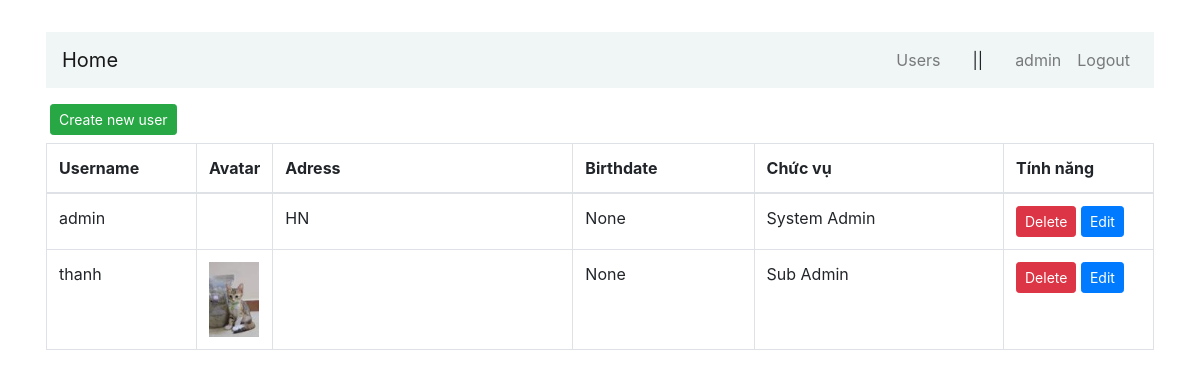
The page /users (signed in) on the database as committed earlier.
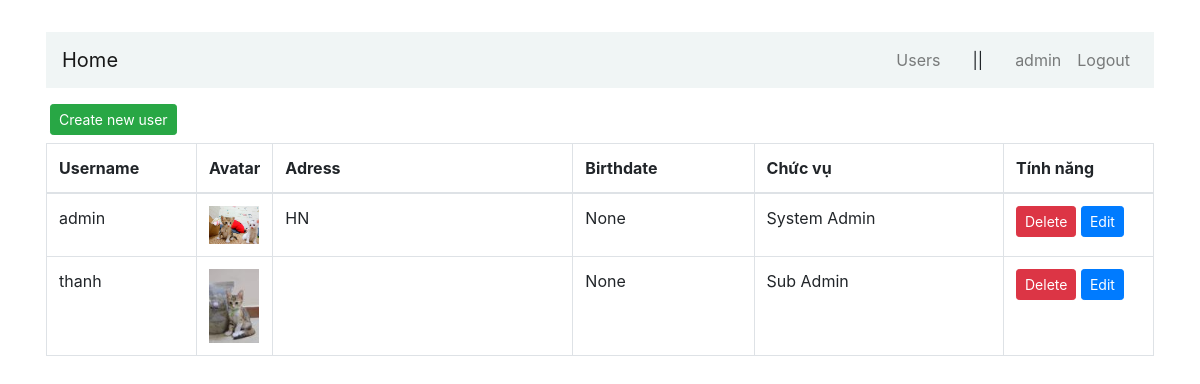
The same page on the database as committed later.
### users/models.py (models this page shows, shortened)
class User(AbstractBaseUser, PermissionsMixin):
    username = models.CharField(_("username"), max_length=100, unique=True, validators=[UnicodeUsernameValidator()], error_messages={"unique": _("A user with that username already exists."),})
    first_name = models.CharField(_("first name"), max_length=100, blank=True)
    last_name = models.CharField(_("last name"), max_length=100, blank=True)    # Surname
    email = models.EmailField(_("email address"), blank=True)
    is_staff = models.BooleanField(_("staff status"), default=False,)
    is_active = models.BooleanField(_("active"), default=True)
    date_joined = models.DateTimeField(_("date joined"), default=timezone.now)
    objects = UserManager()
    EMAIL_FIELD = "email"
    USERNAME_FIELD = "username"
    class Meta:
        verbose_name = _("user")
        verbose_name_plural = _("users")

class Profile(models.Model):
    user = models.OneToOneField(User, on_delete=models.CASCADE)
    avatar = models.ImageField(default='images/avatar_default.jpg', upload_to='images')
    gender = models.CharField(_("gender"), max_length=100, blank=True, choices=GENDER_CHOICES)
    address = models.CharField(_("address"), max_length=100, blank=True)
    birthday = models.DateField(_("birthday"), max_length=10, blank=True, null=True)

### users/views.py (the view)
# urls.py: path('users', views.user_list, name='users-list'),
@group_required('Sub Admin', 'HR', raise_exception=True)
def user_list(request):
    users = User.objects.all()
    context = {
        'users': users
    }
    return render(request, 'users/users-list.html', context)

### common/authorization.py (called while the page is built)
def group_required(*group_names, login_url=None, raise_exception=False):
    def in_groups(u):
        if u.is_authenticated:
            if bool(u.groups.filter(name__in=group_names)) | u.is_superuser:
                return True
        if raise_exception:
            raise PermissionDenied
        return False
    return user_passes_test(in_groups, login_url=login_url)

### users/templates/users/users-list.html (shortened to what this page needs)
{% extends "users/base.html" %}
{% block content %}
<a class="btn btn-success btn-sm mt-3 ml-1" href="{% url 'users-add' %}"> Create new user </a>
<table class="table table-hover table-bordered mt-2">
    <thead>
        <tr>
          <th width="150">Username</th>
          <th width="20">Avatar</th>
          <th width="300">Adress</th>
          <th>Birthdate</th>
          <th>Chức vụ</th>
          <th width="150">Tính năng</th>
        </tr>
      </thead>
      <tbody>
        {% for user in users  %}
        <tr>
          <td> {{user.username}} </td>
          {% if user.profile.avatar %}
            <td><img class="img-card-person" style="max-width: 50px;" src="{{user.profile.avatar.url}}" alt=""></td>
          {% else %}
            <td><img class="img-card-person" style="max-width: 50px;" src="images/avatar_default.jpg" alt=""></td>
          {% endif %}
          <td> {{user.profile.address}} </td>
          <td> {{user.profile.birthday}} </td>
          <td> {{user.groups.first}} </td>
          <td class="table-td-center">
            <a class="btn btn-danger btn-sm" href="/users/delete/{{user.id}}"> Delete </a>
            <a class="btn btn-primary btn-sm" href="/users/edit/{{user.id}}"> Edit </a>
          </td>
        </tr>
        {% endfor %}
      </tbody>
    </table>
{% endblock content %}

### users/templates/users/base.html (shortened to what this page needs)
<!doctype html>
<html lang="en">
<head>
    <link rel="stylesheet" href="https://maxcdn.bootstrapcdn.com/bootstrap/4.0.0/css/bootstrap.min.css">
    <link rel="stylesheet" href="https://use.fontawesome.com/releases/v5.8.2/css/all.css">
</head>
<body>
  <div class="container p-3 my-3">
    <div class="row">
      <div class="col-md-12">
        <nav class="navbar navbar-expand-md navbar-light " style="background-color: #f0f5f5">
          <a href="/" class="navbar-brand">Home</a>
            <div class="collapse navbar-collapse" id="navbarCollapse">
              <div class="navbar-nav ml-auto">
                {% if user.is_authenticated %}
                <a href="{% url 'users-list' %}" class="nav-item nav-link">Users</a>
                <span class="mx-4 my-auto">||</span>
                  <a href="#" class="nav-item nav-link">{{user.username}}</a>
                  <a href="{% url 'logout' %}" class="nav-item nav-link">Logout</a>
                {% else %}
                  <a href="{% url 'login' %}" class="nav-item nav-link">Sign in</a>
                {% endif %}
              </div>
            </div>
        </nav>
        {% block content %}{% endblock %}
      </div>
    </div>
  </div>
</body>
</html>

Rows that differ between the two databases and show on the page:
changed through a linked row, User "admin": profile.avatar: picture added
